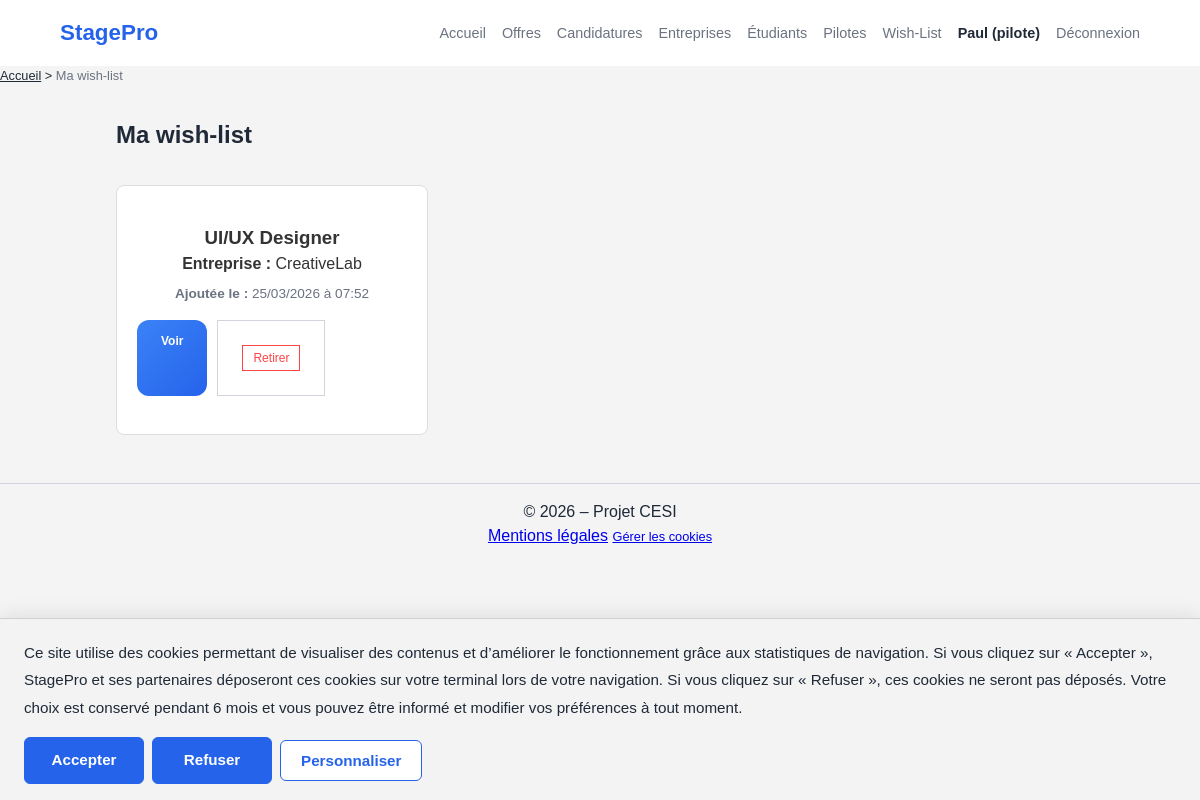
/index.php?page=wishlist (signed in), run on the app's committed database.
### tables this page shows
CREATE TABLE `wishlist` (
  `id` int(11) NOT NULL,
  `utilisateur_id` int(11) NOT NULL,
  `offre_id` int(11) NOT NULL,
  `created_at` timestamp NOT NULL DEFAULT current_timestamp()
);

CREATE TABLE `offres` (
  `id` int(11) NOT NULL,
  `entreprise_id` int(11) NOT NULL,
  `titre` varchar(150) NOT NULL,
  `description` text NOT NULL,
  `competences` text DEFAULT NULL,
  `localite` varchar(255) DEFAULT NULL,
  `duree` varchar(100) DEFAULT NULL,
  `nb_places` int(11) DEFAULT 1,
  `remuneration` decimal(10,2) DEFAULT NULL,
  `date_offre` date NOT NULL,
  `created_at` timestamp NOT NULL DEFAULT current_timestamp()
);

CREATE TABLE `entreprises` (
  `id` int(11) NOT NULL,
  `nom` varchar(150) NOT NULL,
  `description` text DEFAULT NULL,
  `email_contact` varchar(150) DEFAULT NULL,
  `telephone_contact` varchar(30) DEFAULT NULL,
  `created_at` timestamp NOT NULL DEFAULT current_timestamp()
);

### app/Controllers/WishlistController.php (called while the page is built, shortened)
<?php
require_once __DIR__ . '/../Models/Wishlist.php';
class WishlistController {
    private $model;
    public function __construct() {
        $this->model = new Wishlist();
    }
    public function index() {
        $id_user = $_SESSION['user']['id'];
        $wishlist = $this->model->getUserWishlist($id_user);
        $wishlist_est_vide = empty($wishlist);
        include __DIR__ . '/../Views/layout/header.php';
        include __DIR__ . '/../Views/wishlist/liste.php';
        include __DIR__ . '/../Views/layout/footer.php';
    }
}

### config/Database.php (called while the page is built)
<?php
class Database {
    private static $instance = null;
    public static function getConnection() {
        if (self::$instance === null) {
            try {
                self::$instance = new PDO(
                    "mysql:host=localhost;dbname=stagepro;charset=utf8",
                    "root",
                    ""
                );
                self::$instance->setAttribute(PDO::ATTR_ERRMODE, PDO::ERRMODE_EXCEPTION);
                self::$instance->setAttribute(PDO::ATTR_DEFAULT_FETCH_MODE, PDO::FETCH_ASSOC);
            } catch (PDOException $e) {
                die("Erreur de connexion : " . $e->getMessage());
            }
        }
        return self::$instance;
    }
}

### app/Models/Wishlist.php (called while the page is built, shortened)
<?php
require_once __DIR__ . '/../../config/Database.php';
class Wishlist {
    private $db;
    public function __construct() {
        $this->db = Database::getConnection();
    }
    public function getUserWishlist($id_user) {
        $sql = "SELECT
                    o.*,
                    e.nom AS entreprise_nom,
                    w.created_at AS wishlist_created_at
                FROM wishlist w
                JOIN offres o ON w.offre_id = o.id
                JOIN entreprises e ON o.entreprise_id = e.id
                WHERE w.utilisateur_id = :u
                ORDER BY w.created_at DESC";
        $stmt = $this->db->prepare($sql);
        $stmt->execute(['u' => $id_user]);
        return $stmt->fetchAll(PDO::FETCH_ASSOC);
    }
}

### app/Views/wishlist/liste.php (the view, shortened to what this page needs)
<nav aria-label="Fil d’ariane" style="margin-bottom: 2rem; font-size: 0.8rem;">
  <p>
    <a href="index.php?page=home" style="color: var(--accent-blue);">Accueil</a> &gt;
    <span style="color: var(--text-muted);">Ma wish-list</span>
  </p>
</nav>
<section>
    <?php if ($wishlist_est_vide): ?>
        <div style="background: var(--surface); padding: 3rem; border-radius: 12px; border: 1px dashed var(--border); text-align: center;">
            <div style="font-size: 4rem; margin-bottom: 1.5rem; opacity: 0.5;">⭐</div>
            <h1>Votre wish-list est vide</h1>
            <p style="color: var(--text-muted); margin-bottom: 2rem;">Parcourez le catalogue pour trouver des opportunités !</p>
            <a href="index.php?page=offres" class="btn-cta">Explorer les offres</a>
        </div>
    <?php else: ?>
        <h1>Ma wish-list</h1>
        <div class="container-espaces" style="margin-top: 2rem;">
            <?php foreach ($wishlist as $item): ?>
                <article class="card">
                    <h3 style="color: var(--accent-blue);"><?= htmlspecialchars($item['titre']) ?></h3>
                    <p><strong>Entreprise :</strong> <?= htmlspecialchars($item['entreprise_nom']) ?></p>
                    <?php if (!empty($item['wishlist_created_at'])): ?>
                        <p style="font-size: 0.85rem; color: var(--text-muted); margin-top: 0.5rem;">
                            <strong>Ajoutée le :</strong>
                            <?= date('d/m/Y à H:i', strtotime($item['wishlist_created_at'])) ?>
                        </p>
                    <?php endif; ?>
                    <div style="margin-top: 1rem; display: flex; gap: 10px;">
                        <a href="index.php?page=offre-detail&id=<?= $item['id'] ?>" class="btn-cta" style="font-size: 0.75rem;">Voir</a>
                        <form action="index.php?page=wishlist-remove" method="post">
                            <button type="submit" style="background: transparent; border: 1px solid #ff4444; color: #ff4444; padding: 5px 10px; font-size: 0.75rem; cursor: pointer;">Retirer</button>
                        </form>
                    </div>
                </article>
            <?php endforeach; ?>
        </div>
    <?php endif; ?>
</section>

### public/styles.css (style rules this page uses)
:root { --bg-body: #f4f4f4; --surface: #ffffff; --accent: #2563eb; --text-main: #1f2937; --text-muted: #6b7280; --border: #d1d5db; --header-height: 0px; }
* { box-sizing: border-box; margin: 0; padding: 0; }
body { background-color: var(--bg-body); color: var(--text-main); font-family: sans-serif; line-height: 1.5; padding-bottom: 2rem; }
section { margin-bottom: 5rem; }
.btn-cta { background: linear-gradient(135deg, #3b82f6, #2563eb); color: white; padding: 12px 24px; font-size: 1rem; font-weight: 600; border-radius: 12px; text-decoration: none; display: inline-block; transition: all 0.2s ease; }
div[aria-label*="Liste"], .container-espaces, .grid-offres { display: grid; grid-template-columns: repeat(auto-fill, minmax(280px, 1fr)); gap: 1rem; margin-top: 1rem; }
article { background: var(--surface); border: 1px solid var(--border); padding: 1rem; position: relative; min-height: 150px; background-size: cover; background-position: center; }
form { background: #fff; padding: 1.5rem; border: 1px solid var(--border); }
button { background: #374151; color: #fff; border: none; padding: 0.6rem 1rem; cursor: pointer; }
.card { background-size: cover; background-position: center; min-height: 250px; display: flex; flex-direction: column; justify-content: center; text-align: center; border: 1px solid #ddd; border-radius: 8px; padding: 20px; text-decoration: none; color: #333; }
section:not(.hero):not(.entreprise-showcase):not(.espaces-section):not(.stats-section) { max-width: 1000px; margin: 0 auto 2.5rem auto; padding: 0 1rem; }

### data on the page
wishlist: offre.titre "UI/UX Designer", entreprises.nom "CreativeLab", created_at "25/03/2026 à 07:52"

### other printed values
$_SESSION['user']['prenom'] "Paul"
$_SESSION['user']['role'] "pilote"
